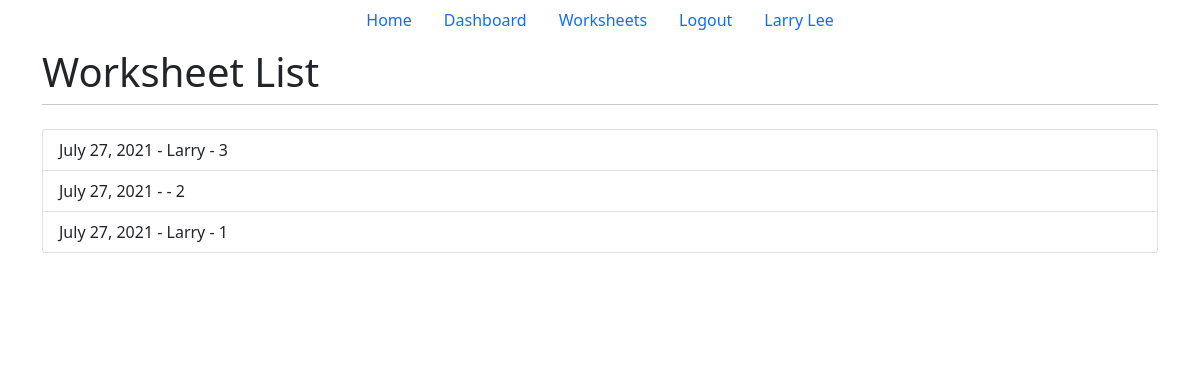
/worksheets/ (signed in), run on an earlier commit of the app's database.
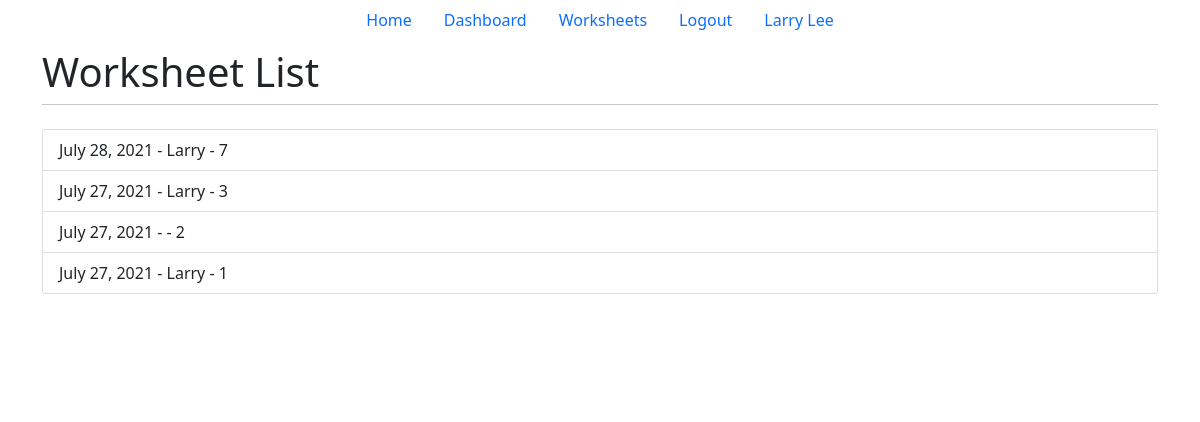
And on a later commit of the database.
### main/models.py (models this page shows, shortened)
class Worksheet(models.Model):
    user = models.ForeignKey(
        User, on_delete=models.CASCADE, related_name="worksheet", null=True)
    name = models.CharField(max_length=20)
    date = models.DateField(name="date", auto_now_add=True)
    operations = [
        "REC",
        "BACK",
        "PROC",
        "SCAN",
        "R_PICK",
        "B_PICK",
        "S_PICK",
        "DEL",
        "LOAD",
        "Break",
        "Lunch",
        "Cleaning",
    ]
    stores = [
        116,
        167,
        215,
        254,
        279,
        517,
    ]
    class Meta:
        verbose_name = ("Worksheet")
        verbose_name_plural = ("Worksheets")

### main/views.py (the view)
# urls.py: path('worksheets/', views.worksheets, name="worksheets"),
def worksheets(response):
    return render(response, "worksheets.html", {})

### main/templates/worksheets.html (shortened to what this page needs)
{% extends 'base.html' %}
{% block title2 %}Worksheet List{% endblock title2 %}
{% block content %}
    {% if user.is_authenticated %}
        <div class="list-group">
            {% for ws in user.worksheet.all reversed %}
                <a href="/tracker/{{ws.id}}" class="list-group-item list-group-item-action">
                    {{ws.date}} - {{ws.name}} - {{ws.id}}
                </a>
            {% endfor %}
        </div>
    {% else %}
        <p>Login<a href="/login">Here</a></p>
    {% endif %}
{% endblock content %}

What changed in the data, as far as the page shows it:
added Worksheet: date "July 28, 2021", name "Larry", id "7"
